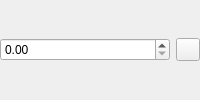
<?xml version="1.0" encoding="UTF-8"?>
<ui version="4.0">
 <class>settings_double_spin_box_t</class>
 <widget class="QWidget" name="settings_double_spin_box_t">
  <property name="windowTitle">
   <string>settings_double_spin_box_t</string>
  </property>
  <layout class="QHBoxLayout" name="mainLayout">
   <property name="leftMargin">
    <number>0</number>
   </property>
   <property name="topMargin">
    <number>0</number>
   </property>
   <property name="rightMargin">
    <number>0</number>
   </property>
   <property name="bottomMargin">
    <number>0</number>
   </property>
   <property name="spacing">
    <number>6</number>
   </property>
   <item>
    <widget class="QDoubleSpinBox" name="spin_box"/>
   </item>
   <item>
    <widget class="QToolButton" name="reset_button">
     <property name="text">
      <string/>
     </property>
     <property name="toolButtonStyle">
      <enum>Qt::ToolButtonIconOnly</enum>
     </property>
    </widget>
   </item>
  </layout>
 </widget>
 <resources/>
 <connections/>
</ui>
